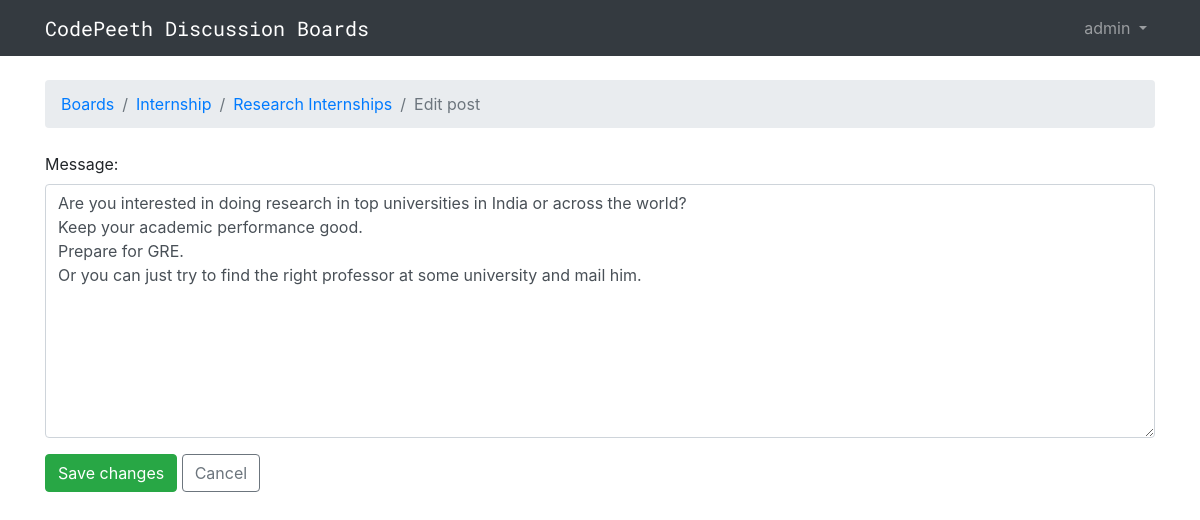
Screenshot of /boards/1/topics/8/posts/8/edit/ (signed in) with the database file from the repository.
### boards/models.py (models this page shows, shortened)
class Post(models.Model):
    message = models.TextField(max_length=4000)
    topic = models.ForeignKey(Topic, on_delete = models.CASCADE,
    	  related_name='posts')
    created_at = models.DateTimeField(auto_now_add=True)
    updated_at = models.DateTimeField(null=True)
    created_by = models.ForeignKey(User, on_delete = models.SET(get_sentinel_user),
               related_name='posts')
    updated_by = models.ForeignKey(User, on_delete = models.SET(get_sentinel_user),
               null=True, related_name='+')

class Topic(models.Model):
    subject = models.CharField(max_length=255)
    last_updated = models.DateTimeField(auto_now_add=True)
    board = models.ForeignKey(Board, on_delete = models.CASCADE,
            related_name='topics')
    starter = models.ForeignKey(User, on_delete = models.SET(get_sentinel_user),
            related_name='topics')
    views = models.PositiveIntegerField(default=0)

class Board(models.Model):
    name = models.CharField(max_length=30, unique=True)
    description = models.CharField(max_length=100)

### boards/views.py (the view, shortened to what this page needs)
@method_decorator(login_required, name='dispatch')
class PostUpdateView(UpdateView):
    model = Post
    fields = ('message', )
    template_name = 'edit_post.html'
    pk_url_kwarg = 'post_pk'
    context_object_name = 'post'
    def get_queryset(self):
        queryset = super().get_queryset()
        return queryset.filter(created_by=self.request.user)

### templates/edit_post.html (shortened to what this page needs)
{% extends 'base.html' %}
{% block stylesheet %}
  <link rel="stylesheet" href="https://cdn.jsdelivr.net/simplemde/latest/simplemde.min.css">
{% endblock %}
{% block breadcrumb %}
  <li class="breadcrumb-item"><a href="{% url 'boards_home' %}">Boards</a></li>
  <li class="breadcrumb-item"><a href="{% url 'board_topics' post.topic.board.pk %}">{{ post.topic.board.name }}</a></li>
  <li class="breadcrumb-item"><a href="{% url 'topic_posts' post.topic.board.pk post.topic.pk %}">{{ post.topic.subject }}</a></li>
  <li class="breadcrumb-item active">Edit post</li>
{% endblock %}
{% block content %}
  <form method="post" class="mb-4" novalidate>
    {% include 'includes/form.html' %}
    <button type="submit" class="btn btn-success">Save changes</button>
    <a href="{% url 'topic_posts' post.topic.board.pk post.topic.pk %}" class="btn btn-outline-secondary" role="button">Cancel</a>
  </form>
{% endblock %}

### templates/base.html (shortened to what this page needs)
{% load static %}
<!DOCTYPE html>
<html>
  <head>
    <link rel="stylesheet" href="https://maxcdn.bootstrapcdn.com/bootstrap/4.0.0/css/bootstrap.min.css">
    <link rel="stylesheet" href="{% static 'css/app.css' %}">
    {% block stylesheet %}{% endblock %}
  </head>
  <body>
    {% block body %}
    <nav class="navbar navbar-expand-sm navbar-dark bg-dark">
  <div class="container">
    <a class="navbar-brand" href="{% url 'boards_home' %}">CodePeeth Discussion Boards</a>
    <div class="collapse navbar-collapse" id="mainMenu">
      {% if user.is_authenticated %}
        <ul class="navbar-nav ml-auto">
          <li class="nav-item dropdown">
            <a class="nav-link dropdown-toggle" href="#" id="userMenu" data-toggle="dropdown" aria-haspopup="true" aria-expanded="false">
              {{ user.username }}
            </a>
          </li>
        </ul>
      {% else %}
        <form class="form-inline ml-auto">
          <a href="{% url 'login' %}" class="btn btn-outline-secondary">Log in</a>
          <a href="{% url 'signup' %}" class="btn btn-primary ml-2">Sign up</a>
        </form>
      {% endif %}
    </div>
  </div>
</nav>
    <div class="container">
      <ol class="breadcrumb my-4">
        {% block breadcrumb %}
        {% endblock %}
      </ol>
      {% block content %}
      {% endblock %}
    </div>
    {% endblock body %}
  </body>
</html>

### templates/includes/form.html (shortened to what this page needs)
{% load widget_tweaks %}
{% for field in form %}
  <div class="form-group">
    {{ field.label_tag }}
    {% if form.is_bound %}
      {% if field.errors %}
        {% render_field field class="form-control is-invalid" %}
        {% for error in field.errors %}
          <div class="invalid-feedback">
            {{ error }}
          </div>
        {% endfor %}
      {% else %}
        {% render_field field class="form-control is-valid" %}
      {% endif %}
    {% else %}
      {% render_field field class="form-control" %}
    {% endif %}
  </div>
{% endfor %}

### static/css/app.css (style rules this page uses)
.navbar-brand { font-family: 'Roboto Mono', monospace; }

### rows the page displays
Post: topic.board.name "Internship", topic.subject "Research Internships", message "Are you interested in doing research in top universities in India or across the world? Keep your academic performance good. Prepare for GRE. Or you can just try to find the right professor at some university and mail him."

### other values shown
{{ user.username }} "admin"
{{ field.label_tag }} "Message:"
